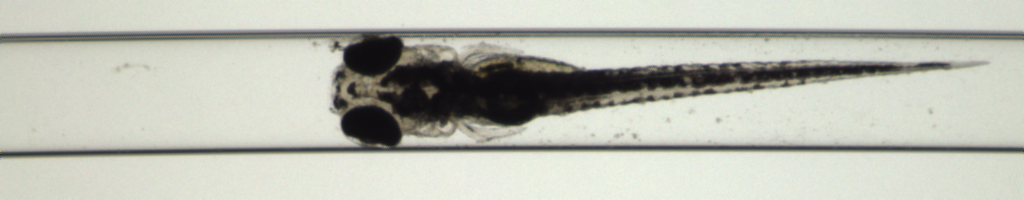
#> input picture Data/example_data_1/2021.10.11_5dpf_tail_W_A02_1_1_rot.tiff, 1024 x 200 px; its folder holds only this picture in this run
$ python -i Zebrafish_Segment_Anything_utils.py   (imports and definitions only)
#> lines starting #> are read from the running program, lines starting #| are printed output that depends on the picture; after the words box and inside, x2 and y2 are one past the last pixel; in counts of white or black regions, pixels touching at a corner belong together
#> further down, picture is the input picture: shape (200, 1024, 3); mean B, G, R 178.6, 189.1, 186.9
#helper File
import torch
import numpy as np
import cv2
import matplotlib.pyplot as plt
import re
import pandas as pd
import numpy as np
from tqdm import tqdm
import cv2
import os
from collections import OrderedDict
import json
from PIL import Image, ImageDraw
import math
from shapely.geometry import Point, Polygon
import matplotlib.pyplot as plt
from mpl_toolkits.axes_grid1 import ImageGrid

# [165 lines left out: functions show_mask, create_mask, show_points, show_box, Load_images, JSON_Parser and 4 more, not called in this run]

def Find_centroid(polygon_coords, img):
  poly = Polygon(polygon_coords)
  return [poly.centroid.y,poly.centroid.x]

# [114 lines left out: functions rgb2gray, detect_trunc, find_border_pixels, Full_crop, find_rightmost_point, Segment_images and 2 more, not called in this run]

#Cropping everything outside of the bounding box
def resize_image(img):
  gray_scale = cv2.cvtColor(img, cv2.COLOR_BGR2GRAY)
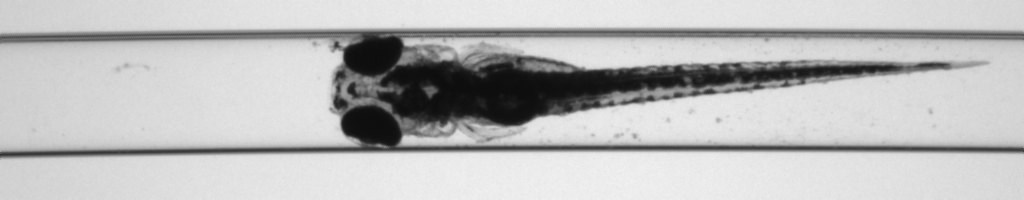
#> gray_scale: shape (200, 1024); min 13, max 243, mean 187.3
  cnts = cv2.findContours(gray_scale, cv2.RETR_EXTERNAL, cv2.CHAIN_APPROX_SIMPLE)
#> cnts = 1 contour; box (x1, y1, x2, y2) and area: (0, 0, 1024, 200) 203577
  cnts = cnts[0] if len(cnts) == 2 else cnts[1]
#> cnts = [[[0, 0], [0, 199], [1023, 199], [1023, 0]]]
  #print(cnts)
  for c in cnts:
      x,y,w,h = cv2.boundingRect(c)
      ROI = img[y:y+h, x:x+w]
#> this loop made 1 pass
#> (c, x, y, w, h) on pass 1: ([[0, 0], [0, 199], [1023, 199], [1023, 0]], 0, 0, 1024, 200)
  return ROI

#Function to padd images and resize them
# [66 lines left out: functions padding_image, full_augment, Process_imgs, gen_csv, Load_Dictionaries, fetch_view_number, not called in this run]

>>> import cv2
>>> picture = cv2.imread('../Data/example_data_1/2021.10.11_5dpf_tail_W_A02_1_1_rot.tiff')
>>> result = resize_image(picture)
